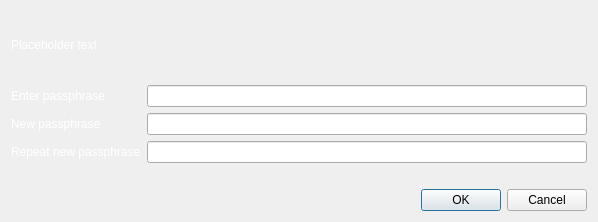
<?xml version="1.0" encoding="UTF-8"?>
<ui version="4.0">
 <class>AskPassphraseDialog</class>
 <widget class="QDialog" name="AskPassphraseDialog">
  <property name="geometry">
   <rect>
    <x>0</x>
    <y>0</y>
    <width>598</width>
    <height>222</height>
   </rect>
  </property>
  <property name="sizePolicy">
   <sizepolicy hsizetype="Preferred" vsizetype="Minimum">
    <horstretch>0</horstretch>
    <verstretch>0</verstretch>
   </sizepolicy>
  </property>
  <property name="minimumSize">
   <size>
    <width>550</width>
    <height>0</height>
   </size>
  </property>
  <property name="windowTitle">
   <string>Passphrase Dialog</string>
  </property>
  <property name="styleSheet">
   <string notr="true">QDialog#AskPassphraseDialog {
border-image: url(':/images/xgcendbtc') 0 0 0 0 stretch stretch;
}</string>
  </property>
  <layout class="QVBoxLayout" name="verticalLayout">
   <property name="sizeConstraint">
    <enum>QLayout::SetMinimumSize</enum>
   </property>
   <item>
    <widget class="QLabel" name="warningLabel">
     <property name="palette">
      <palette>
       <active>
        <colorrole role="WindowText">
         <brush brushstyle="SolidPattern">
          <color alpha="255">
           <red>255</red>
           <green>255</green>
           <blue>255</blue>
          </color>
         </brush>
        </colorrole>
       </active>
       <inactive>
        <colorrole role="WindowText">
         <brush brushstyle="SolidPattern">
          <color alpha="255">
           <red>255</red>
           <green>255</green>
           <blue>255</blue>
          </color>
         </brush>
        </colorrole>
       </inactive>
       <disabled>
        <colorrole role="WindowText">
         <brush brushstyle="SolidPattern">
          <color alpha="255">
           <red>120</red>
           <green>120</green>
           <blue>120</blue>
          </color>
         </brush>
        </colorrole>
       </disabled>
      </palette>
     </property>
     <property name="text">
      <string notr="true">Placeholder text</string>
     </property>
     <property name="textFormat">
      <enum>Qt::RichText</enum>
     </property>
     <property name="wordWrap">
      <bool>true</bool>
     </property>
    </widget>
   </item>
   <item>
    <layout class="QFormLayout" name="formLayout">
     <property name="sizeConstraint">
      <enum>QLayout::SetMinimumSize</enum>
     </property>
     <property name="fieldGrowthPolicy">
      <enum>QFormLayout::AllNonFixedFieldsGrow</enum>
     </property>
     <item row="0" column="0">
      <widget class="QLabel" name="passLabel1">
       <property name="palette">
        <palette>
         <active>
          <colorrole role="WindowText">
           <brush brushstyle="SolidPattern">
            <color alpha="255">
             <red>255</red>
             <green>255</green>
             <blue>255</blue>
            </color>
           </brush>
          </colorrole>
         </active>
         <inactive>
          <colorrole role="WindowText">
           <brush brushstyle="SolidPattern">
            <color alpha="255">
             <red>255</red>
             <green>255</green>
             <blue>255</blue>
            </color>
           </brush>
          </colorrole>
         </inactive>
         <disabled>
          <colorrole role="WindowText">
           <brush brushstyle="SolidPattern">
            <color alpha="255">
             <red>120</red>
             <green>120</green>
             <blue>120</blue>
            </color>
           </brush>
          </colorrole>
         </disabled>
        </palette>
       </property>
       <property name="text">
        <string>Enter passphrase</string>
       </property>
      </widget>
     </item>
     <item row="0" column="1">
      <widget class="QLineEdit" name="passEdit1">
       <property name="echoMode">
        <enum>QLineEdit::Password</enum>
       </property>
      </widget>
     </item>
     <item row="1" column="0">
      <widget class="QLabel" name="passLabel2">
       <property name="palette">
        <palette>
         <active>
          <colorrole role="WindowText">
           <brush brushstyle="SolidPattern">
            <color alpha="255">
             <red>255</red>
             <green>255</green>
             <blue>255</blue>
            </color>
           </brush>
          </colorrole>
         </active>
         <inactive>
          <colorrole role="WindowText">
           <brush brushstyle="SolidPattern">
            <color alpha="255">
             <red>255</red>
             <green>255</green>
             <blue>255</blue>
            </color>
           </brush>
          </colorrole>
         </inactive>
         <disabled>
          <colorrole role="WindowText">
           <brush brushstyle="SolidPattern">
            <color alpha="255">
             <red>120</red>
             <green>120</green>
             <blue>120</blue>
            </color>
           </brush>
          </colorrole>
         </disabled>
        </palette>
       </property>
       <property name="text">
        <string>New passphrase</string>
       </property>
      </widget>
     </item>
     <item row="1" column="1">
      <widget class="QLineEdit" name="passEdit2">
       <property name="echoMode">
        <enum>QLineEdit::Password</enum>
       </property>
      </widget>
     </item>
     <item row="2" column="0">
      <widget class="QLabel" name="passLabel3">
       <property name="palette">
        <palette>
         <active>
          <colorrole role="WindowText">
           <brush brushstyle="SolidPattern">
            <color alpha="255">
             <red>255</red>
             <green>255</green>
             <blue>255</blue>
            </color>
           </brush>
          </colorrole>
         </active>
         <inactive>
          <colorrole role="WindowText">
           <brush brushstyle="SolidPattern">
            <color alpha="255">
             <red>255</red>
             <green>255</green>
             <blue>255</blue>
            </color>
           </brush>
          </colorrole>
         </inactive>
         <disabled>
          <colorrole role="WindowText">
           <brush brushstyle="SolidPattern">
            <color alpha="255">
             <red>120</red>
             <green>120</green>
             <blue>120</blue>
            </color>
           </brush>
          </colorrole>
         </disabled>
        </palette>
       </property>
       <property name="text">
        <string>Repeat new passphrase</string>
       </property>
      </widget>
     </item>
     <item row="2" column="1">
      <widget class="QLineEdit" name="passEdit3">
       <property name="echoMode">
        <enum>QLineEdit::Password</enum>
       </property>
      </widget>
     </item>
     <item row="3" column="1">
      <widget class="QLabel" name="capsLabel">
       <property name="palette">
        <palette>
         <active>
          <colorrole role="WindowText">
           <brush brushstyle="SolidPattern">
            <color alpha="255">
             <red>255</red>
             <green>255</green>
             <blue>255</blue>
            </color>
           </brush>
          </colorrole>
         </active>
         <inactive>
          <colorrole role="WindowText">
           <brush brushstyle="SolidPattern">
            <color alpha="255">
             <red>255</red>
             <green>255</green>
             <blue>255</blue>
            </color>
           </brush>
          </colorrole>
         </inactive>
         <disabled>
          <colorrole role="WindowText">
           <brush brushstyle="SolidPattern">
            <color alpha="255">
             <red>120</red>
             <green>120</green>
             <blue>120</blue>
            </color>
           </brush>
          </colorrole>
         </disabled>
        </palette>
       </property>
       <property name="font">
        <font>
         <weight>75</weight>
         <bold>true</bold>
        </font>
       </property>
       <property name="text">
        <string/>
       </property>
       <property name="alignment">
        <set>Qt::AlignCenter</set>
       </property>
      </widget>
     </item>
    </layout>
   </item>
   <item>
    <widget class="QDialogButtonBox" name="buttonBox">
     <property name="orientation">
      <enum>Qt::Horizontal</enum>
     </property>
     <property name="standardButtons">
      <set>QDialogButtonBox::Cancel|QDialogButtonBox::Ok</set>
     </property>
    </widget>
   </item>
  </layout>
 </widget>
 <resources/>
 <connections>
  <connection>
   <sender>buttonBox</sender>
   <signal>accepted()</signal>
   <receiver>AskPassphraseDialog</receiver>
   <slot>accept()</slot>
   <hints>
    <hint type="sourcelabel">
     <x>20</x>
     <y>20</y>
    </hint>
    <hint type="destinationlabel">
     <x>20</x>
     <y>20</y>
    </hint>
   </hints>
  </connection>
  <connection>
   <sender>buttonBox</sender>
   <signal>rejected()</signal>
   <receiver>AskPassphraseDialog</receiver>
   <slot>reject()</slot>
   <hints>
    <hint type="sourcelabel">
     <x>20</x>
     <y>20</y>
    </hint>
    <hint type="destinationlabel">
     <x>20</x>
     <y>20</y>
    </hint>
   </hints>
  </connection>
 </connections>
</ui>
